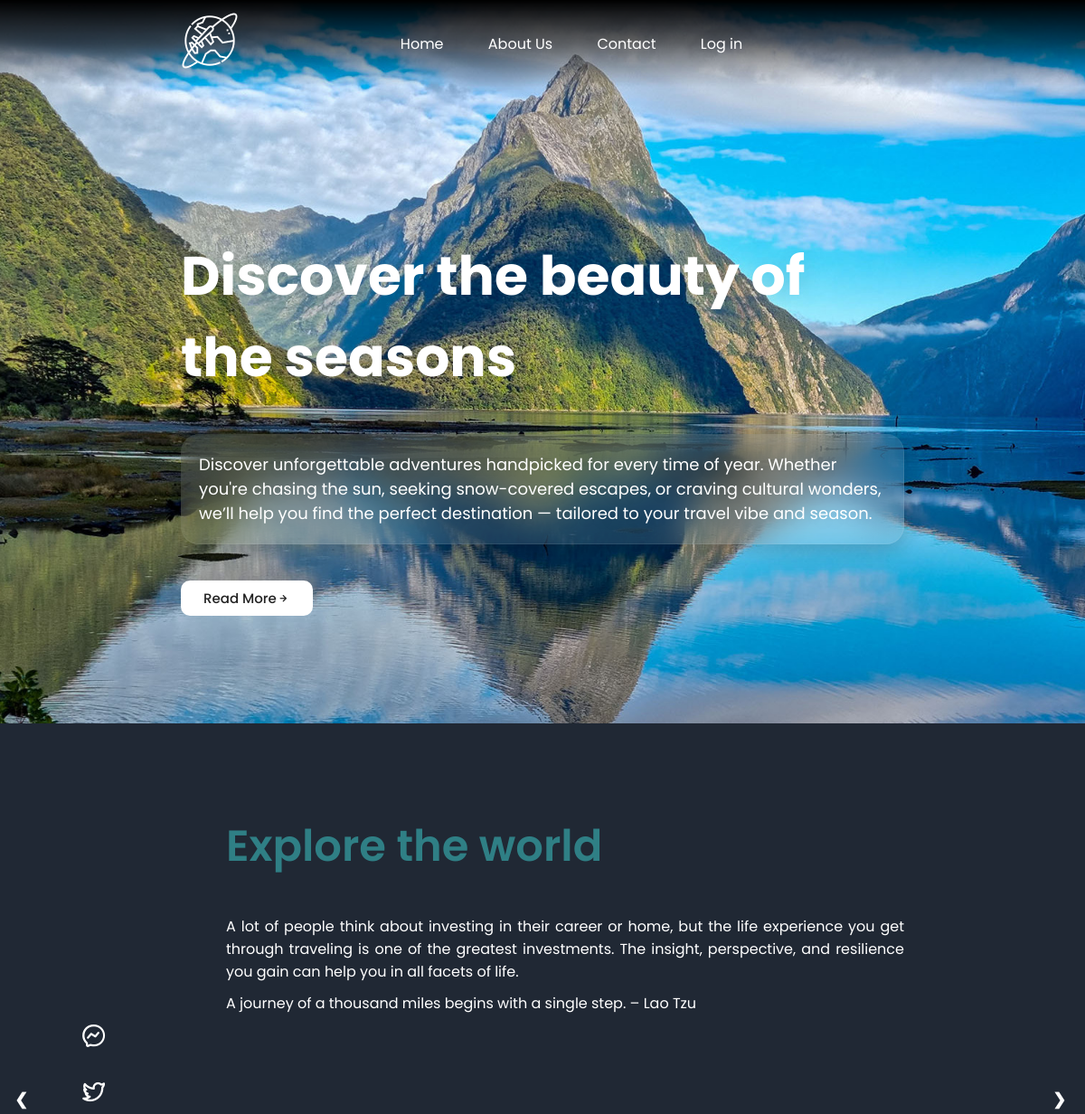
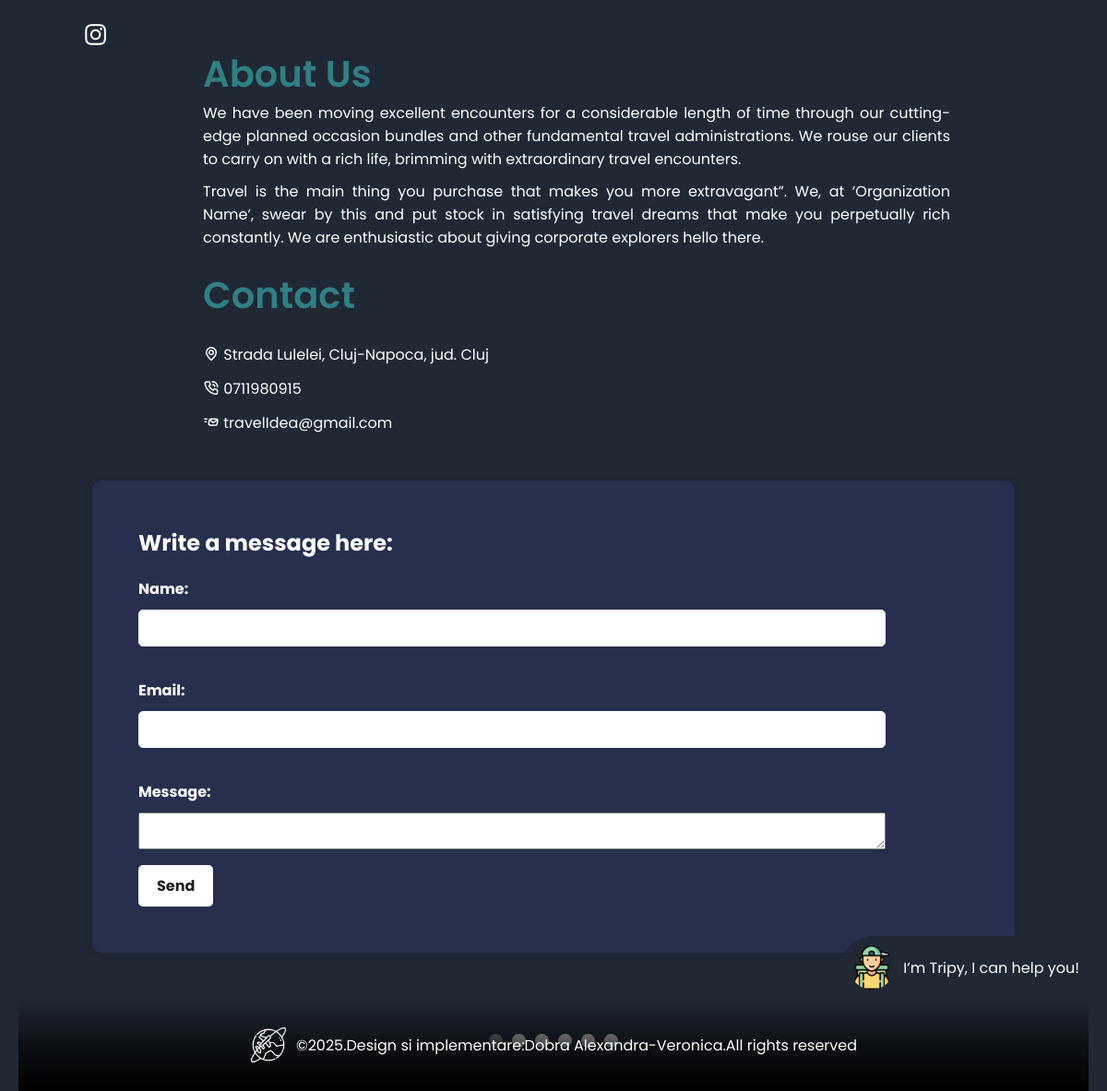
The page /web/travel.php on the database its author committed (2 pictures, top to bottom).
### tables this page shows
CREATE TABLE `seasons` (
  `id` int(11) NOT NULL,
  `title` varchar(255) NOT NULL,
  `description` text NOT NULL,
  `image` varchar(255) NOT NULL
);

### web/travel.php (the view, shortened to what this page needs)
<?php require_once __DIR__ . "/connect_db.php";
?>
<!DOCTYPE html>
<html>
<head>
  <link rel="stylesheet" href="https://unicons.iconscout.com/release/v4.0.8/css/line.css">
  <link rel="stylesheet" type="text/css" href="travel.css">
</head>
<body>
<header>
  <div class="nav-bar">
    <a href="" class="logo"><img src="flight .png"></a>
    <div class="navigation">
      <div class="nav-items">
        <a href="#home"><i class="uil uil-estate"></i>Home</a>
        <a href="#AboutUs"><i class="uil uil-info-circle"></i>About Us</a>
        <a href="#contact"><i class="uil uil-envelope"></i>Contact</a>
        <?php if (isset($_SESSION['user_id'])): ?>
          <a href="my_bookings.php">My bookings</a>
          <a href="logout.php" onclick="return confirm('Are you sure you want to log out?')">Log out</a>
        <?php else: ?>
          <a href="login.php">Log in</a>
        <?php endif; ?>
    </div>
  </div>
</div>
</header>
<section id="home">
    <div class="media-icons">
        <a href="https://www.facebook.com"><i class="uil uil-facebook-messenger-alt"></i></a>
        <a href="https://twitter.com"><i class="uil uil-twitter-alt"></i></a>
        <a href="https://instagram.com"><i class="uil uil-instagram"></i></a>
    </div>
    <div class="swiper mySwiper">
        <div class="swiper-wrapper">
            <?php
            $sql = "SELECT * FROM seasons";
            $result = mysqli_query($conectare, $sql);
            if (mysqli_num_rows($result) > 0) {
                $first = true;
                while ($row = mysqli_fetch_assoc($result)) {
                    $seasonId = $row['id'];
                    $title = $row['title'];
                    $description = $row['description'];
                    $filename = trim($row['image']);
                    $image = "/TravelIdeas/images/" . rawurlencode($filename);
                    echo '<div class="swiper-slide"';
                    if ($first) {
                        echo ' data-season-id="all"';
                        $first = false;
                    } else {
                        echo ' data-season-id="' . $seasonId . '"';
                    }
                    echo '>';
                    echo '<img src="' . $image . '" >';
                    echo '<div class="text-content">';
                    echo '<h2 class="title">' . $title . '</h2>';
                    echo '<p>' . $description . '</p>';
                    echo '<button class="read-btn" data-season-id="' . $seasonId . '">Read More<i class="uil uil-arrow-right"></i></button>';
                    echo '</div>';
                    echo '</div>';
                }
            } else {
                echo "No seasons found.";
            }
            ?>
        </div>
        <a class="prev" onclick="plusSlides(-1)">❮</a>
        <a class="next" onclick="plusSlides(1)">❯</a>
        <div class="dots">
            <?php
            $sql = "SELECT * FROM seasons";
            $result = mysqli_query($conectare, $sql);
            if (mysqli_num_rows($result) > 0) {
                $count = 0;
                while ($count <= mysqli_num_rows($result)) {
                    echo '<span class="dot" onclick="currentSlide(' . $count . ')"></span>';
                    $count++;
                }
            }
            ?>
        </div>
    </div>
</section>
<div class="content-wrapper">
<section class="descript">
  <h2>
    Explore the world
  </h2>
  <p>
    A lot of people think about investing in their career or home, but the life experience you get through traveling is one of the greatest investments. The insight, perspective, and resilience you gain can help you in all facets of life.</p>
    <p>A journey of a thousand miles begins with a single step. – Lao Tzu</p>
</section>
<section id="AboutUs">
  <h2>About Us</h2>
  <p> We have been moving excellent encounters for a considerable length of time through our cutting-edge planned occasion bundles and other fundamental travel administrations. We rouse our clients to carry on with a rich life, brimming with extraordinary travel encounters.</p>
   <p>Travel is the main thing you purchase that makes you more extravagant”. We, at ‘Organization Name’, swear by this and put stock in satisfying travel dreams that make you perpetually rich constantly.
   We are enthusiastic about giving corporate explorers hello there.</p>
</section>
 <section id="contact" class="booking-form">
    <h2>Contact</h2>
    <article>
      <div class="info mb-4">
        <p><i class="uil uil-map-marker"></i> Strada Lulelei, Cluj-Napoca, jud. Cluj</p>
        <p><i class="uil uil-phone-volume"></i> 0711980915</p>
        <p><i class="uil uil-fast-mail"></i> travelIdea@gmail.com</p>
      </div>
    <form class="form-section contact-form" method="post" action="">
        <h3>Write a message here:</h3>
        <div class="form-group">
          <label for="name">Name:</label>
          <input type="text" id="name" name="name" class="form-control" required>
        </div>
        <div class="form-group">
          <label for="email">Email:</label>
          <input type="email" id="email" name="email" class="form-control" required>
        </div>
        <div class="form-group">
          <label for="message">Message:</label>
          <textarea id="message" name="message" rows="5" class="form-control" required></textarea>
        </div>
        <button type="submit" class="btn btn-primary">Send</button>
      </form>
    </article>
  </section>
    <footer class="footer">
      <img src="flight .png">
      <p>©2025.Design si implementare:Dobra Alexandra-Veronica.All rights reserved</p>
    </footer>
<div id="tripy-avatar" onclick="toggleChat()">
  <img src="tripy-avatar.png" alt="Tripy" />
  <span>I’m Tripy, I can help you!</span>
</div>
</body>
</html>

### rows shown on the page
seasons: image (picture), title "Discover the beauty of the seasons", description "Discover unforgettable adventures handpicked for every time of year. Whether you're chasing the sun, seeking snow-covered escapes, or craving cultural wonders, we’ll help you find the perfect destination — tailored to your travel vibe and season."
